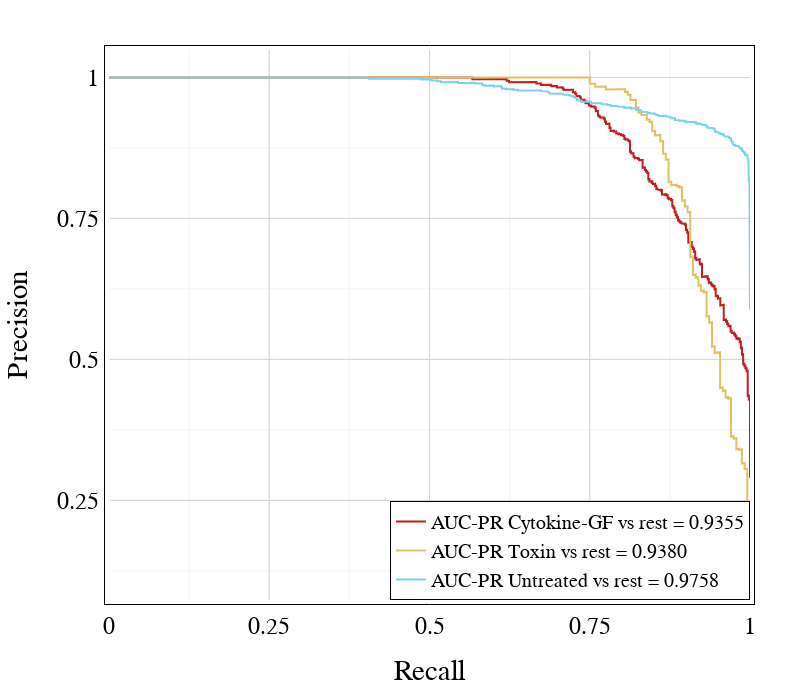

The code cell stored with this chart in its notebook:
### Code cell
# Change renderer according to your IDE
color_map = {
    'Cytokine-GF': '#c22020', #Label 0
    'Toxin': '#dfc261', # Label 1
    'Untreated': '#79d2f0' # Label 2
}
plot_auprc(multiclass_preds, color_map, renderer="jupyterlab", width=800, height=700)

### Figure 1 — Plotly figure (JSON) as saved in the notebook; plotly's stock layout.template omitted (floating-point values rounded to 4 significant figures; data arrays with more than 128 entries replaced by an {"elided": "..."} marker saying what was removed)
{"data": [{"line": {"color": "#c22020"}, "mode": "lines", "name": "AUC-PR Cytokine-GF vs rest = 0.9355", "type": "scatter", "x": {"elided": "1935 float values"}, "y": {"elided": "1935 float values"}}, {"line": {"color": "#dfc261"}, "mode": "lines", "name": "AUC-PR Toxin vs rest = 0.9380", "type": "scatter", "x": {"elided": "1935 float values"}, "y": {"elided": "1935 float values"}}, {"line": {"color": "#79d2f0"}, "mode": "lines", "name": "AUC-PR Untreated vs rest = 0.9758", "type": "scatter", "x": {"elided": "1935 float values"}, "y": {"elided": "1935 float values"}}], "layout": {"autosize": false, "font": {"color": "black", "family": "Arial, sans-serif", "size": 24}, "height": 700, "legend": {"bordercolor": "black", "borderwidth": 1, "font": {"color": "black", "family": "Arial, sans-serif", "size": 20}, "x": 1, "xanchor": "right", "y": 0, "yanchor": "bottom"}, "margin": {"b": 100, "l": 50, "pad": 4, "r": 50, "t": 50}, "plot_bgcolor": "white", "width": 800, "xaxis": {"autorange": true, "gridcolor": "#D3D3D3", "linecolor": "black", "linewidth": 1, "minor": {"dtick": 0.125, "gridcolor": "#E6E6E6", "gridwidth": 0.5, "tick0": 0, "tickmode": "linear"}, "mirror": true, "range": [0, 1], "showgrid": true, "showline": true, "showticklabels": true, "tickmode": "array", "tickvals": [0, 0.25, 0.5, 0.75, 1], "title": {"standoff": 25, "text": "Recall"}, "type": "linear"}, "yaxis": {"autorange": true, "gridcolor": "#D3D3D3", "linecolor": "black", "linewidth": 1, "minor": {"dtick": 0.125, "gridcolor": "#E6E6E6", "gridwidth": 0.5, "tick0": 0, "tickmode": "linear"}, "mirror": true, "range": [0.07325, 1.049], "showline": true, "showticklabels": true, "tickmode": "array", "tickvals": [0, 0.25, 0.5, 0.75, 1], "title": {"standoff": 25, "text": "Precision"}, "type": "linear"}}}
